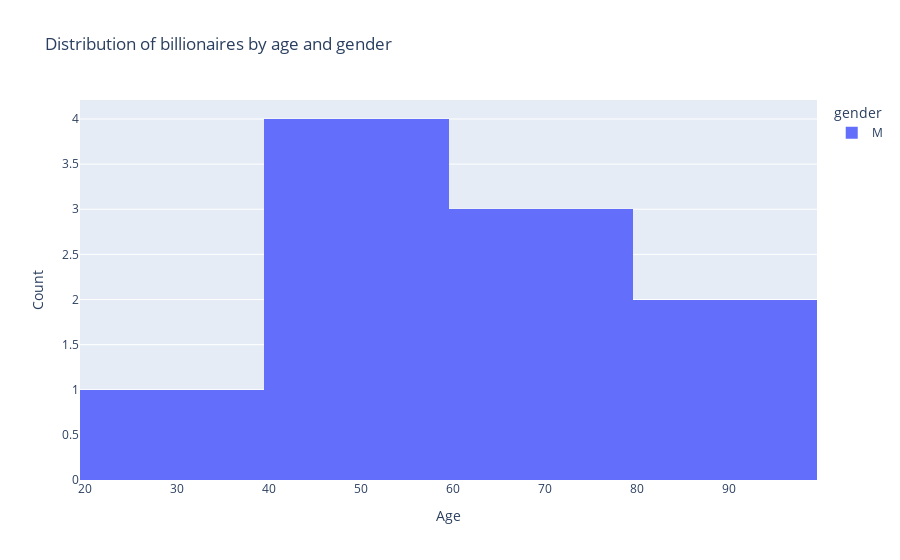

Write notebook code for a chart like this one.
### Code cell
#Gender distribution of billionaires
fig = px.histogram(df, x = 'age', color = 'gender', title = 'Distribution of billionaires by age and gender')
fig.update_xaxes(title='Age')
fig.update_yaxes(title='Count')
fig.show()

### Figure 1 — Plotly figure (JSON) as saved in the notebook; plotly's stock layout.template omitted (floating-point values rounded to 4 significant figures)
{"data": [{"alignmentgroup": "True", "bingroup": "x", "hovertemplate": "gender=M<br>age=%{x}<br>count=%{y}<extra></extra>", "legendgroup": "M", "marker": {"color": "#636efa", "pattern": {"shape": ""}}, "name": "M", "offsetgroup": "M", "orientation": "v", "showlegend": true, "type": "histogram", "x": [51, 59, 78, 92, 67, 81, 67, 50, 49, 38], "xaxis": "x", "yaxis": "y"}], "layout": {"barmode": "relative", "legend": {"title": {"text": "gender"}, "tracegroupgap": 0}, "title": {"text": "Distribution of billionaires by age and gender"}, "xaxis": {"anchor": "y", "domain": [0, 1], "title": {"text": "Age"}}, "yaxis": {"anchor": "x", "domain": [0, 1], "title": {"text": "Count"}}}}
